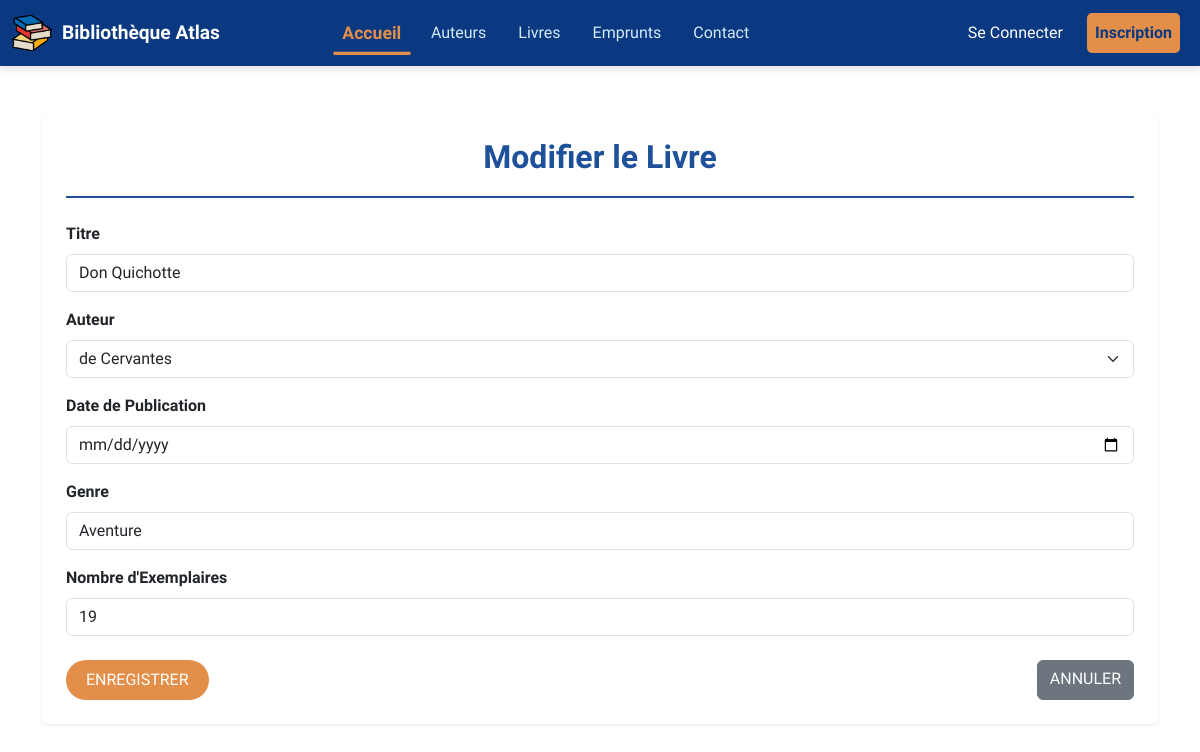
The page /livres/4/modifier/ on the database its author committed.
### livres/models.py (models this page shows, shortened)
class Livre(models.Model):
    titre = models.CharField(max_length=200)
    auteur = models.ForeignKey(Auteur, on_delete=models.CASCADE)  # Relation avec Auteur
    date_publication = models.DateField()
    genre = models.CharField(max_length=100)
    exemplaires = models.PositiveIntegerField()

### auteurs/models.py (models this page shows, shortened)
class Auteur(models.Model):
    nom = models.CharField(max_length=100)
    prenom = models.CharField(max_length=100)
    nationalite = models.CharField(max_length=100)
    date_naissance = models.DateField()

### livres/views.py (the view, shortened to what this page needs)
# urls.py: path('<int:id>/modifier/', views.modifier_livre, name='modifier_livre'),
def modifier_livre(request, id):
    livre = get_object_or_404(Livre, id=id)
    auteurs = Auteur.objects.all()
    return render(request, 'livres/modifier_livre.html', {'livre': livre, 'auteurs': auteurs})

### templates/livres/modifier_livre.html (shortened to what this page needs)
{% extends 'base.html' %}
{% block content %}
<div class="container mt-5">
    <div class="shadow-sm p-4 bg-body rounded">
        <h2 class="text-center mb-4 fw-bold" style="color: #1F509A; border-bottom: 2px solid #1F509A; padding-bottom: 20px;">Modifier le Livre</h2>
        <form method="post">
            <div class="mb-3">
                <label for="titre" class="form-label fw-semibold">Titre</label>
                <input type="text" class="form-control input-custom" id="titre" name="titre" value="{{ livre.titre }}" required>
            </div>
            <div class="mb-3">
                <label for="auteur" class="form-label fw-semibold">Auteur</label>
                <select class="form-select input-custom" id="auteur" name="auteur" required>
                    {% for auteur in auteurs %}
                    <option value="{{ auteur.id }}" {% if auteur == livre.auteur %}selected{% endif %}>{{ auteur.nom }}</option>
                    {% endfor %}
                </select>
            </div>
            <div class="mb-3">
                <label for="date_publication" class="form-label fw-semibold">Date de Publication</label>
                <input type="date" class="form-control input-custom" id="date_publication" name="date_publication" value="{{ livre.date_publication }}" required>
            </div>
            <div class="mb-3">
                <label for="genre" class="form-label fw-semibold">Genre</label>
                <input type="text" class="form-control input-custom" id="genre" name="genre" value="{{ livre.genre }}" required>
            </div>
            <div class="mb-3">
                <label for="exemplaires" class="form-label fw-semibold">Nombre d'Exemplaires</label>
                <input type="number" class="form-control input-custom" id="exemplaires" name="exemplaires" value="{{ livre.exemplaires }}" required>
            </div>
            <div class="d-flex justify-content-between mt-4">
                <button type="submit" class="btn btn-custom">
                     Enregistrer
                </button>
                <a href="{% url 'liste_livres' %}" class="btn btn-secondary">
                     Annuler
                </a>
            </div>
        </form>
    </div>
</div>
{% endblock %}

### static/css/style.css (style rules this page uses)
:root { --bleu-clair: #D4EBF8; --bleu-moyen: #1F509A; --bleu-fonce: #0A3981; --orange: #E38E49; --text-dark: #333; --text-muted: #6c757d; --white: #FFFFFF; --hover-scale: 1.1; }
body { background-color: var(--bleu-clair); color: var(--text-dark); padding: 0; margin: 0; box-sizing: border-box; font-family: "Chakra Petch", sans-serif; }
h1, h2 { color: var(--bleu-fonce); }
.btn { background-color: #E38E49; color: #ffffff; border: none; border-radius: 5px; font-size: 1rem; font-weight: 600; text-transform: uppercase; padding: 10px 20px; transition: all 0.3s ease; }
.form-label { font-weight: 600; }
.rounded { border-radius: 10px; }

### static/css/custom.css (style rules this page uses)
.btn-custom { background-color: #E38E49; color: #ffffff; font-size: 1rem; padding: 8px 20px; border: none; border-radius: 30px; text-transform: uppercase; transition: all 0.3s ease; }

### templates/base.html (style rules this page uses)
body { font-family: "Chakra Petch", sans-serif; }

### rows shown on the page
Livre: titre "Don Quichotte", auteur "de Cervantes", genre "Aventure", exemplaires "19"
